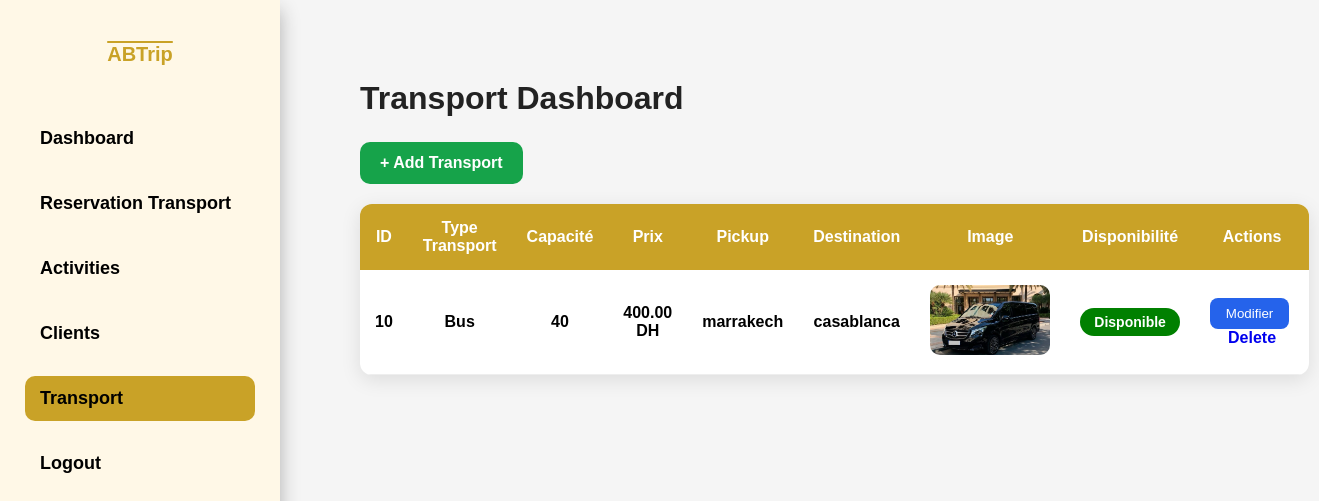
/Dashboard/transport_dash.php (signed in), run on the app's committed database.
### tables this page shows
CREATE TABLE `transport` (
  `Id_transport` int(11) NOT NULL,
  `type_transport` varchar(100) NOT NULL,
  `capacite` int(11) NOT NULL,
  `prix_transport` decimal(10,2) DEFAULT NULL,
  `disponibilite` tinyint(1) DEFAULT 1,
  `pickup` varchar(50) DEFAULT NULL,
  `Destination` varchar(50) DEFAULT NULL,
  `Image_Voiture` varchar(255) DEFAULT NULL
);

### Dashboard/transport_dash.php (the view, shortened to what this page needs)
<?php
include_once("connexion.php");
$sql = "SELECT * FROM transport";
$stmt = $pdo->prepare($sql);
$stmt->execute();
$transports = $stmt->fetchAll(PDO::FETCH_ASSOC);
?>
<!DOCTYPE html>
<html lang="fr">
<head>
<link rel="stylesheet" href="sidebar.css">
</head>
<body>
<?php include_once("sidebar.php"); ?>
<div class="transport-container">
<h1 class="transport-title">
    Transport Dashboard
</h1>
<a href="Ajouter_Trans.php">
<button class="transport-btn-add">
    + Add Transport
</button>
</a>
<table class="transport-table">
<thead>
<tr>
    <th>ID</th>
    <th>Type Transport</th>
    <th>Capacité</th>
    <th>Prix</th>
    <th>Pickup</th>
    <th>Destination</th>
    <th>Image</th>
    <th>Disponibilité</th>
    <th>Actions</th>
</tr>
</thead>
<tbody>
<?php foreach($transports as $row){ ?>
<tr>
<td><?= $row['Id_transport']; ?></td>
<td>
    <?= $row['type_transport']; ?>
</td>
<td><?= $row['capacite']; ?></td>
<td><?= $row['prix_transport']; ?> DH</td>
<td>
<?= $row['pickup'] ; ?>
</td>
<td>
<?= $row['Destination'] ; ?>
</td>
<td>
    <img src="../Uploads/<?= $row['Image_Voiture']; ?>"
        width="120"
        height="70"
        style="object-fit:cover;border-radius:10px;">
</td>
<td>
<?php if($row['disponibilite'] == 1){ ?>
<span class="transport-status transport-available">
    Disponible
</span>
<?php } else { ?>
<span class="transport-status transport-unavailable">
    Indisponible
</span>
<?php } ?>
</td>
<td>
<a href="edit_transport.php?id=<?= $row['Id_transport']; ?>">
<button class="transport-btn-edit">
    Modifier
</button>
</a>
<a href="Supprimer_Trans.php?id=<?php echo $row['Id_transport']; ?>"
       onclick="return confirm('Supprimer ce transport ?');">
        Delete
    </a>
</td>
</tr>
<?php } ?>
</tbody>
</table>
</div>
</body>
</html>

### Dashboard/transport_dash.php (style rules this page uses)
* { margin:0; padding:0; box-sizing:border-box; font-family:Arial, Helvetica, sans-serif; }
body { background:#f5f5f5; padding:40px; }
.transport-container { margin-left:280px; width:calc(100% - 280px); padding:40px; }
.transport-title { font-size:32px; margin-bottom:25px; color:#222; font-weight:bold; }
.transport-table { width:100%; border-collapse:collapse; background:white; border-radius:12px; overflow:hidden; box-shadow:0 5px 20px rgba(0,0,0,0.1); }
.transport-table thead { background:#C9A227; color:white; }
.transport-table th, .transport-table td { padding:15px; text-align:center; }
.transport-table td { font-weight: 600; }
.transport-table tbody tr { border-bottom:1px solid #eee; transition:0.3s; }
.transport-status { padding:6px 14px; border-radius:20px; color:white; font-size:14px; font-weight:bold; }
.transport-available { background:green; }
.transport-btn-edit { padding:8px 16px; border:none; background:#2563eb; color:white; border-radius:8px; cursor:pointer; margin-right:5px; transition:0.3s; }
.transport-btn-add { padding:12px 20px; border:none; background:#16a34a; color:white; border-radius:10px; cursor:pointer; margin-bottom:20px; font-size:16px; font-weight:bold; }
a { text-decoration:none; }

### data on the page
transport: Id_transport "10", type_transport "Bus", capacite "40", prix_transport "400.00", pickup "marrakech", Destination "casablanca", Image_Voiture (picture), disponibilite "Disponible"
